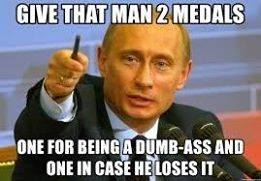
#> input picture Day 4/demo.jpg, 261 x 181 px
$ python secondProgram.py
#> lines starting #> are read from the running program, lines starting #| are printed output that depends on the picture
import cv2

img = cv2.imread("demo.jpg")
#> img is the input picture: shape (181, 261, 3); mean B, G, R 111.8, 116.9, 129.1
cv2.imshow("the demo image", img)
gaussianBlurimg = cv2.GaussianBlur(img, (15, 15), 15)
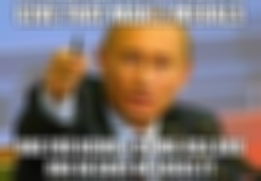
#> gaussianBlurimg: shape (181, 261, 3); mean B, G, R 111.7, 116.9, 129.2
cv2.imwrite("blurred.jpg", gaussianBlurimg)
cv2.imshow("blurred", gaussianBlurimg)

cv2.waitKey(0)
cv2.destroyAllWindows()
